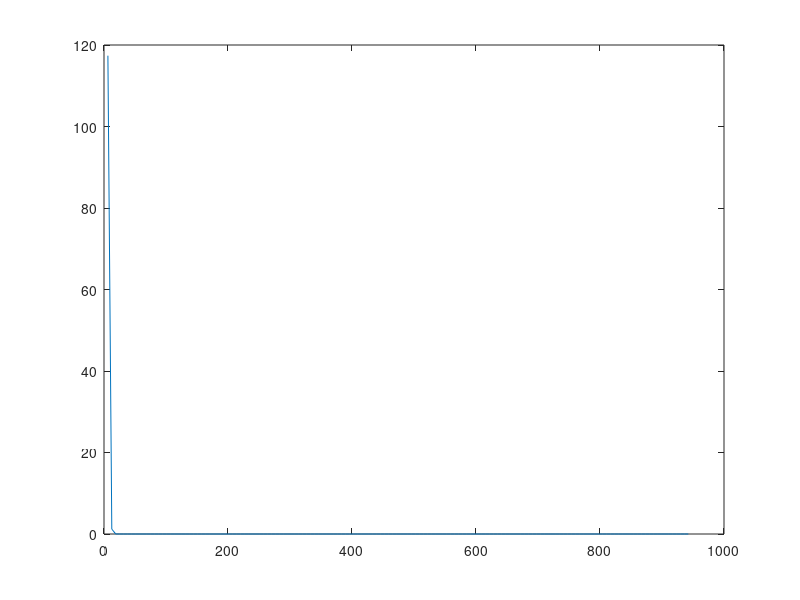
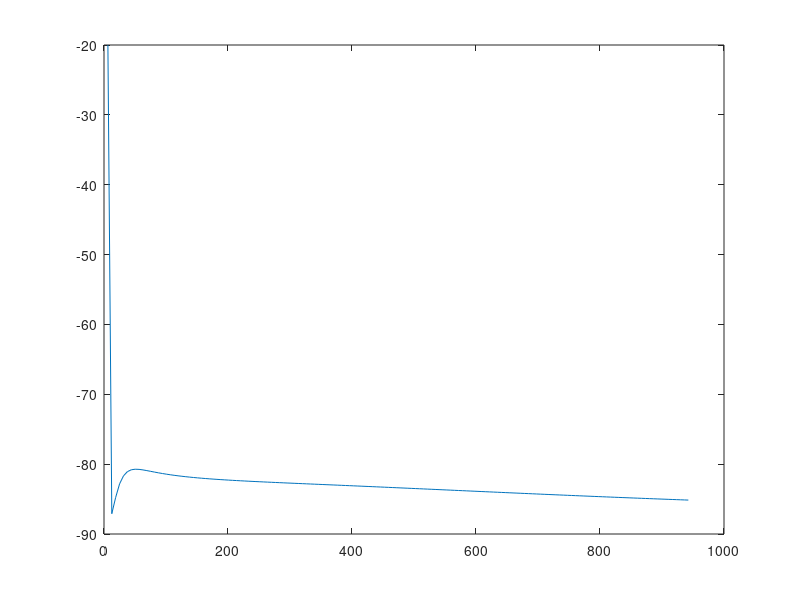
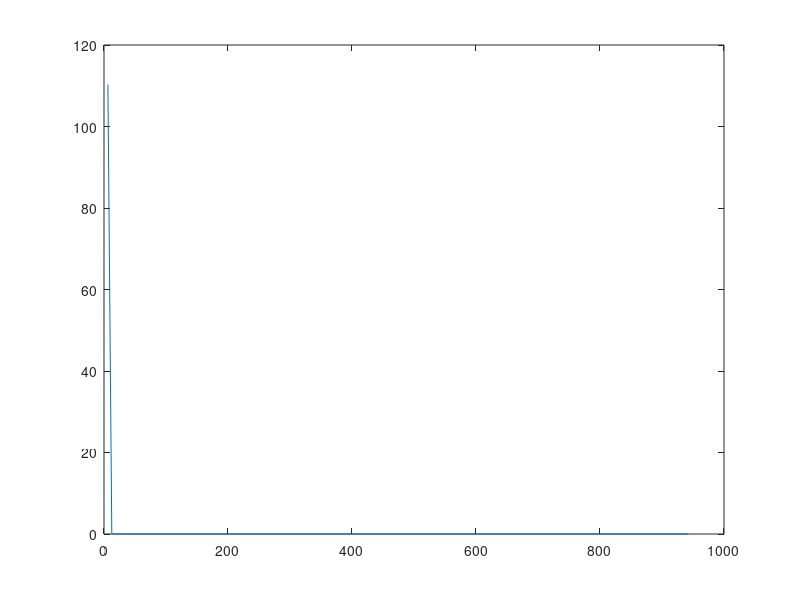
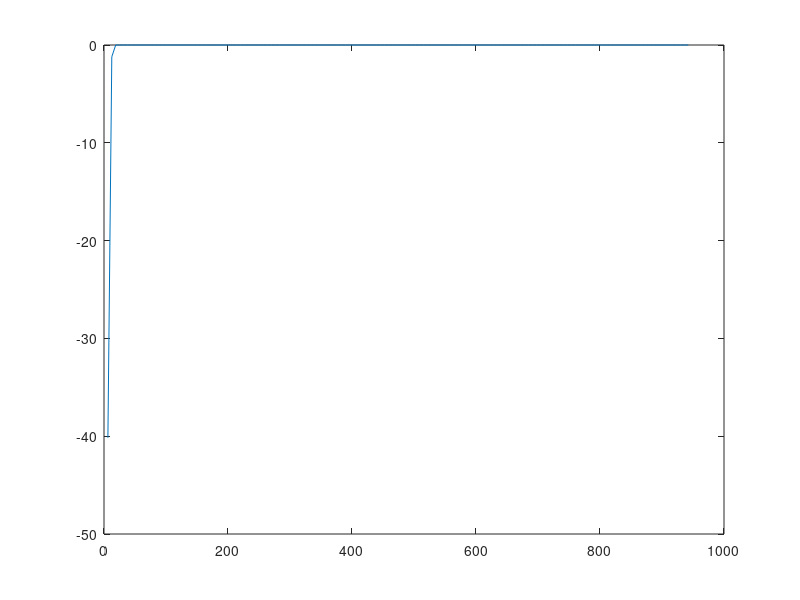

Reproduce these figures in MATLAB, in order.
close all;
clear all;
home;

R_0=100; % R_zero
C_0=100e-6; % C_zero

N_levels = 2; % depth of dendrite tree

b = [2]; %branching constant (binary tree for b==2)
k = [0.5,1,1.5]; %fractal scaling constant (multiplier by which R_0 and C_0 are scaled)
omega = [1:1:150].*pi().*2.0; %driving frequency of circuit rad/sec

Z =0;
R=R_0;
C=C_0;

Zhistory=[];

for mm=1:length(omega)
    
    for ii=1:length(b)
        for jj=1:length(k)
            for n=1:N_levels
                text1 = ['Layer: ', num2str(n)];
                text2 = ['R: ', num2str(R), '    C: ', num2str(C)];
                disp(text1)
                disp(text2)

                Zold=Z;
                Z = (Zold+R)/(1+1i*omega(mm)*C*(R+Zold));
                
                R=k(jj)*R/b(ii);
                C=b(ii)*C/k(jj);
            end
            Zhistory(mm,ii,jj) =Z;
        end
    end
    
    
end

% sizeZhistory = size(Zhistory);
% plotZ = reshape(Zhistory(:,:,1), sizeZhistory(1,1), sizeZhistory(1,2));
% figure,mesh(b, omega, abs(plotZ))
figure,plot(omega,abs(Zhistory(:,1,1)))
figure,plot(omega,angle(Zhistory(:,1,1)).*180.0./pi())
figure,plot(omega,real(Zhistory(:,1,1)))
figure,plot(omega,imag(Zhistory(:,1,1)))